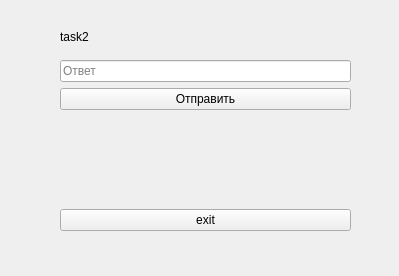
<?xml version="1.0" encoding="UTF-8"?>
<ui version="4.0">
 <class>task</class>
 <widget class="QWidget" name="task">
  <property name="geometry">
   <rect>
    <x>0</x>
    <y>0</y>
    <width>399</width>
    <height>276</height>
   </rect>
  </property>
  <property name="windowTitle">
   <string>Form</string>
  </property>
  <widget class="QWidget" name="verticalLayoutWidget">
   <property name="geometry">
    <rect>
     <x>60</x>
     <y>30</y>
     <width>291</width>
     <height>201</height>
    </rect>
   </property>
   <layout class="QVBoxLayout" name="verticalLayout">
    <item>
     <widget class="QLabel" name="label_task">
      <property name="text">
       <string>task2</string>
      </property>
     </widget>
    </item>
    <item>
     <spacer name="verticalSpacer">
      <property name="orientation">
       <enum>Qt::Vertical</enum>
      </property>
      <property name="sizeType">
       <enum>QSizePolicy::Fixed</enum>
      </property>
      <property name="sizeHint" stdset="0">
       <size>
        <width>20</width>
        <height>10</height>
       </size>
      </property>
     </spacer>
    </item>
    <item>
     <widget class="QLineEdit" name="lineEdit_answer">
      <property name="placeholderText">
       <string>Ответ</string>
      </property>
     </widget>
    </item>
    <item>
     <widget class="QPushButton" name="pushButton_send">
      <property name="text">
       <string>Отправить</string>
      </property>
     </widget>
    </item>
    <item>
     <spacer name="verticalSpacer_2">
      <property name="orientation">
       <enum>Qt::Vertical</enum>
      </property>
      <property name="sizeHint" stdset="0">
       <size>
        <width>20</width>
        <height>40</height>
       </size>
      </property>
     </spacer>
    </item>
    <item>
     <widget class="QPushButton" name="pushButton_exit">
      <property name="text">
       <string>exit</string>
      </property>
     </widget>
    </item>
   </layout>
  </widget>
 </widget>
 <resources/>
 <connections/>
</ui>
